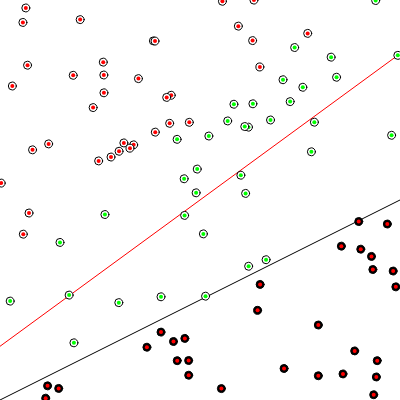
Frame 1 (no input)
Frame 60 (no input): identical to frame 1, image omitted
Frame 120 (the mouse pressed at the canvas centre since frame 60): identical to frame 1, image omitted

The p5.js sketch that drew this single still picture (run headless with seeded random() and noise() and a simulated clock; from frame 60 on, the mouse is pressed at the canvas centre):

// p5.js sketch
// ── sketch.js
// Nov 12 2019
// MOQN


let perceptron;
let points = [];
let epoch = 0;


function setup() {
  createCanvas(400, 400);
  background(0);

  perceptron = new Perceptron();
  for (let i = 0; i < 100; i++) {
    points[i] = new Point(
      random(-width/2, width/2),
      random(-height/2, height/2),
      100
    );
  }
}


function draw() {
  background(255);
  stroke(0);
  translate(width/2, height/2);
  scale(1, -1);

  let x1 = -width/2;
  let y1 = f(x1);
  let x2 = width/2;
  let y2 = f(x2);
  stroke(0);
  line(x1, y1, x2, y2);
  stroke(255,0,0);
  perceptron.showPrediction(x1, x2);

  for (p of points) {
    // display points
    p.display();

    // display results
    let inputs = [p.x, p.y, p.b];
    let target = p.label;

    let guess = perceptron.predict(inputs);
    if (guess == target) {
      fill(0, 255, 0);
    } else {
      fill(255, 0, 0);
    }
    noStroke();
    ellipse(p.x, p.y, 4, 4);
  }

}


function keyPressed() {
  for (p of points) {
    let inputs = [p.x, p.y, p.b];
    let target = p.label;
    perceptron.train(inputs, target);
  }
  epoch++;
  console.log("Epoch: " + epoch);
  console.table(perceptron.weights);
}


function f(x) {
  // y = m*x + b;
  return 0.5 * x - 100;
}


class Perceptron {
  constructor() {
    this.learningRate = 0.0001;
    this.numOfWeight = 3;
    this.weights = [];
    for (let i = 0; i < this.numOfWeight; i++) {
      this.weights[i] = random(-1, 1);
    }
    this.bias = 0;
  }
  predict(inputs) {
    let sum = 0;
    for (let i = 0; i < this.weights.length; i++) {
      sum += inputs[i] * this.weights[i];
    }
    sum += this.bias;
    let output = Math.sign(sum); //  -1 or 1, our activation function
    return output;
  }
  train(inputs, target) {
    let guess = this.predict(inputs);
    let error = target - guess;

    // adjust all the weights
    for (let i = 0; i < this.weights.length; i++) {
      this.weights[i] += error * inputs[i] * this.learningRate;
    }
  }
  getPredictedY(x) {
    let w0 = this.weights[0];
    let w1 = this.weights[1];
    let w2 = this.weights[2];
    // 0 = w0 * x + w1 * y + bias;
    // w1 * y = -(w0 * x) - bias;
    return (w0 * x + this.bias * w2) / w1 * -1;
    // return (w0 * x) / w1 * -1;

  }
  showPrediction(x1, x2) {
    let y1 = this.getPredictedY(x1);
    let y2 = this.getPredictedY(x2);
    line(x1, y1, x2, y2);
  }
}


class Point {
  constructor(x, y, b) {
    this.x = x;
    this.y = y;
    this.b = b;
    this.label;
    // ***
    if ( this.y > f(this.x) ) {
      this.label = 1;
    } else {
      this.label = -1;
    }
  }
  display() {
    stroke(0);
    if (this.label == 1) {
      fill(255);
    } else {
      fill(0);
    }
    ellipse(this.x, this.y, 8, 8);
  }
}
